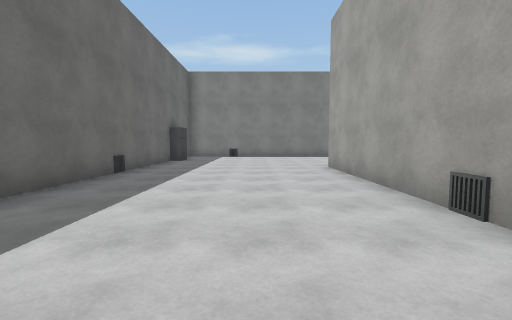
view 1 (above)

20 first-person views from a walk through a 3-D level made in the Unity game engine. The camera is 1.4 m above the floor, tilts 4° down and sees 90° across. The floor is counted in squares, 2 m on a side. Each view is taken from the middle of a square. On the plan, view 1 faces up. The plan holds only what a view shows up to about 9 squares ahead; the rest is blank. The place goes on beyond the plan. The player character is not drawn. Some surface patterns are stand-ins.

view 2
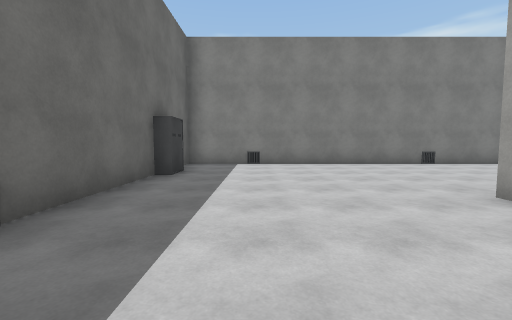

view 3
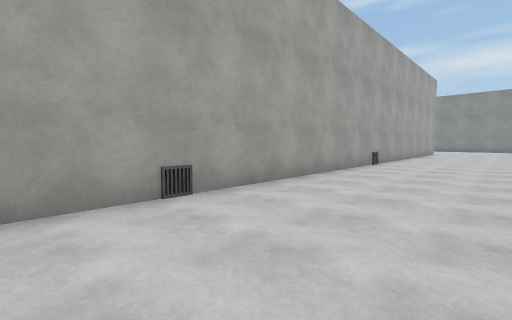

view 4
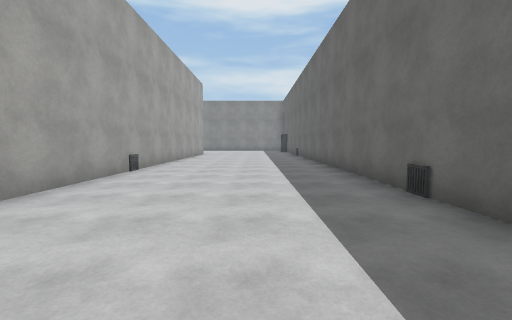

view 5
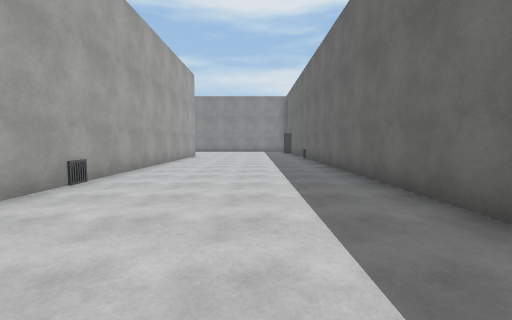

view 6
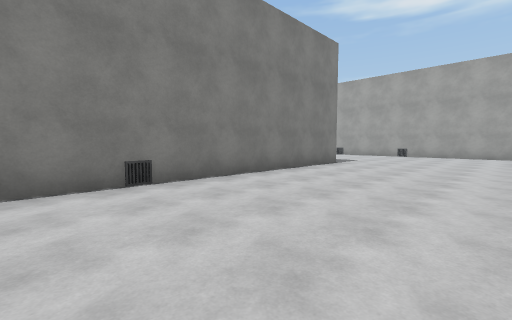

view 7
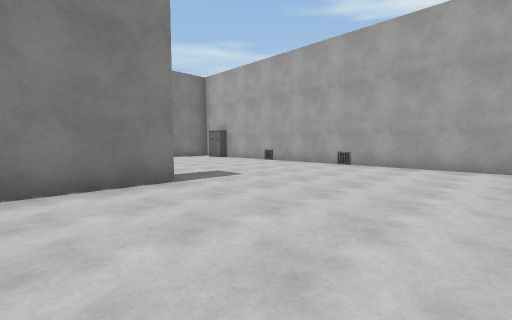

view 8
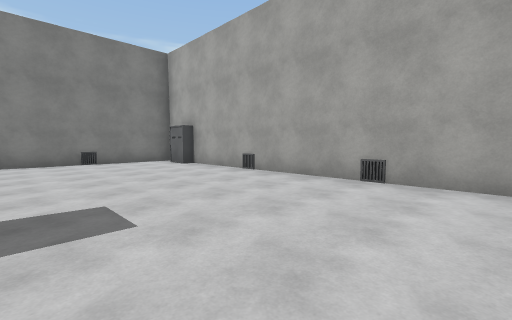

view 9
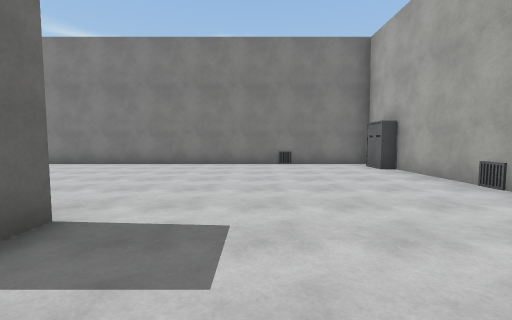

view 10
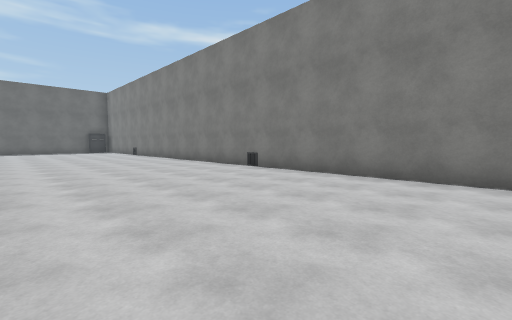

view 11
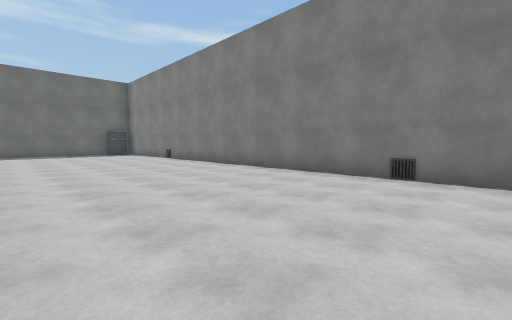

view 12
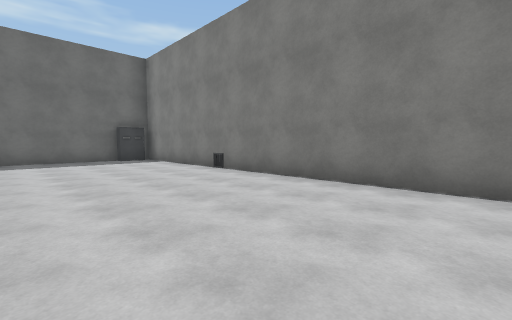

view 13
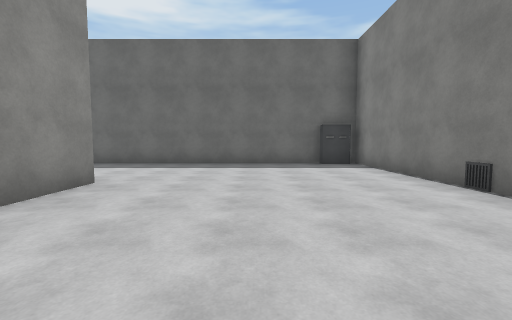

view 14
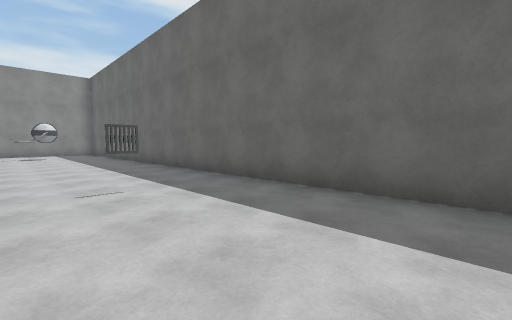

view 15
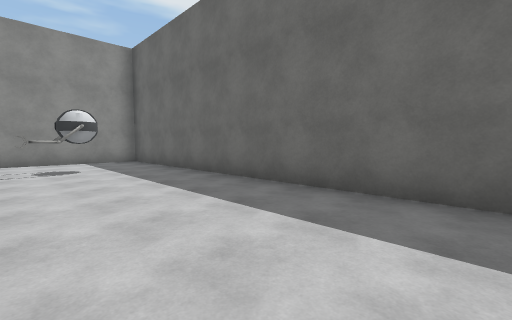

view 16
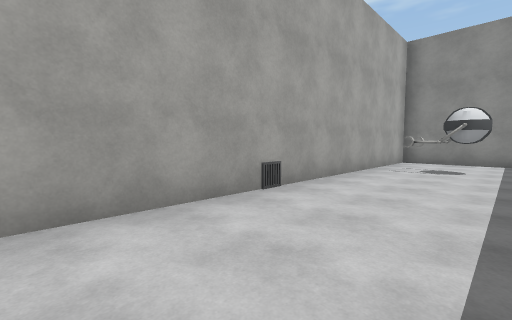

view 17
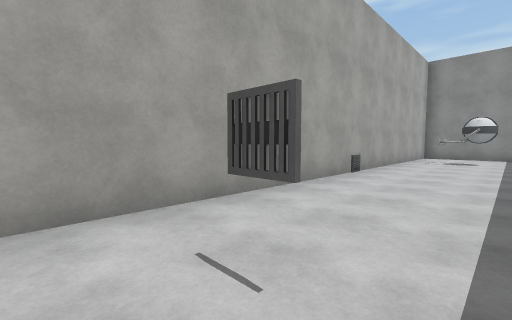

view 18
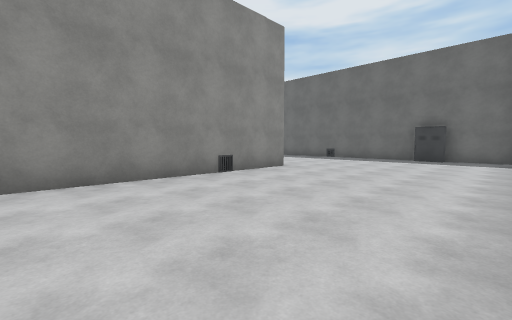

view 19
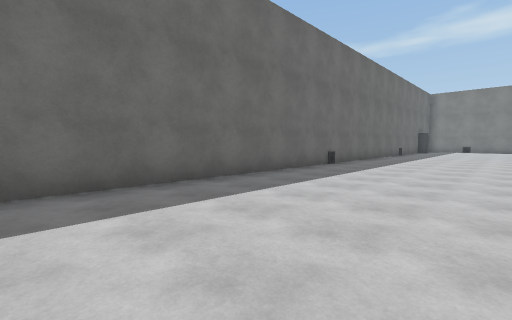

view 20
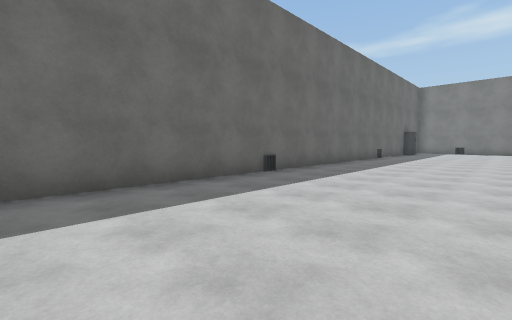

### Floor plan
Points are (right, up) in squares from view 1. A wall is a line through its corners. A room is listed if a view was taken in it or the views show most of it. See-through windows are left out.
Room 1 (views 1, 2, 3, 4, 5, 6, 7, 8, 9, 10, 11, 12, 13, 14, 15, 16, 17, 18, 19, 20)
walls: (-5.5, 13.2) (-3.6, 13.2); (11.2, 12.3) (-3.2, 12.3) (-3.2, -9.1); (11.2, 13.2) (11.2, 12.8); (-9.5, 17.5) (-9.5, -0.4); (16.6, 7.9) (16.6, 17.6); (-9.1, -0.7) (-5.4, -0.7) (-5.4, 12.1); (16.6, 19.3) (-8.2, 19.3); (2, -9) (2, 7.2) (8.1, 7.2)
objects: robot (-7, 2); other object (-7, 11); other object (-5, 6); other object (-5, 19); other object (-3, -1); other object (-3, 6); closet (-3, 10); other object (-1, 12); other object (2, -4); other object (2, 2); other object (5, 12); other object (5, 19); other object (14, 19); closet (16, 18)

Where each view was taken, in squares from view 1:
view 1: 0 up, 0 right, facing up
view 2: 4 up, 1 left, facing up
view 3: 4 up, 1 left, facing down-right
view 4: 2 up, 1 left, facing down
view 5: 0 up, 1 left, facing down
view 6: 8 up, 3 right, facing up-right
view 7: 8 up, 9 right, facing up-right
view 8: 10 up, 12 right, facing up-right
view 9: 11 up, 13 right, facing up
view 10: 14 up, 10 right, facing up-left
view 11: 14 up, 6 right, facing up-left
view 12: 15 up, 1 right, facing up-left
view 13: 16 up, 1 left, facing left
view 14: 15 up, 6 left, facing down-left
view 15: 9 up, 6 left, facing down-left
view 16: 9 up, 8 left, facing down-right
view 17: 12 up, 8 left, facing down-right
view 18: 12 up, 8 right, facing down-left
view 19: 9 down, 1 right, facing up-left
view 20: 6 down, 1 right, facing up-left
